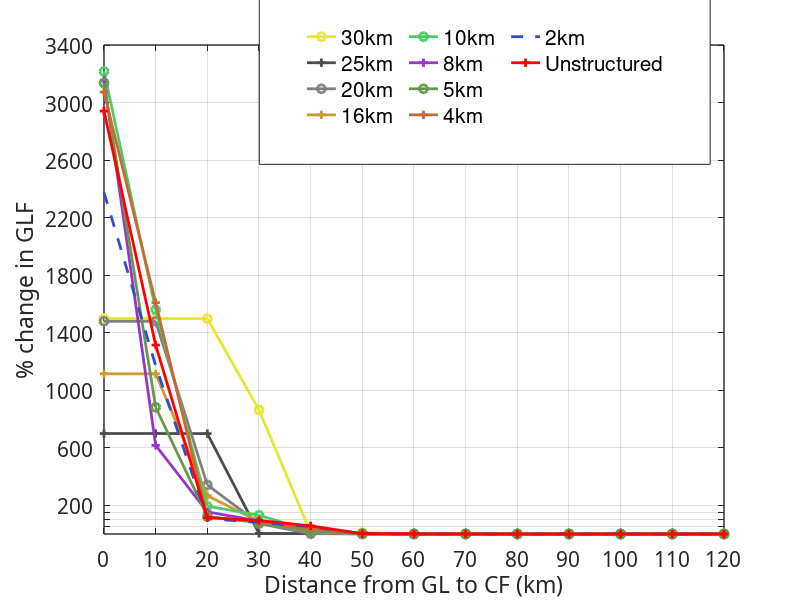

Source code (MATLAB):
custom_colors = [
    0.2, 0.3, 0.8;    % 鲜艳的蓝色
    0.8, 0.4, 0.2;    % 鲜艳的橙色
    0.4, 0.6, 0.3;    % 鲜艳的绿色

    0.6, 0.2, 0.8;    % 紫色
    0.3, 0.8, 0.4;    % 青色
    0.8, 0.6, 0.2;    % 橙色

    0.5, 0.5, 0.5;    % 中性灰色
    0.3, 0.3, 0.3;    % 深灰色
    0.9, 0.9, 0.2;    % 亮黄色
    0.1, 0.6, 0.5;    % 海蓝色
];

distanceFromGL2CF=[0,10,20,30,40,50,60,70,80,90,100,110,120];
km30=[14.9823,14.9820,14.9723,8.6267,0.0961,0.0950,0.0020,0.0014,0.0014,0.0010,0.0005,0.0000,0.0000];
km25=[6.9865,6.9858,6.9803, 0.0388,0.0372,0.0111,0.0021,0.0008,0.0008,0.0007,0.0003,0.0000,0.0000];
km20=[14.7891,14.7845,3.4095,0.7265,0.0168,0.0153,0.0012,0.0008,0.0008,0.0003,0.0003,0.0001,0.0000];
km16=[11.1364,11.1363,2.6655,0.8710,0.1759,0.0216,0.0009,0.0003,0.0003,0.0003,0.0002,0.0000,0.0000];
km10=[32.1635,15.5920,1.9368,1.3044,0.2075,0.0092,0.0040,0.0006,0.0002,0.0002,0.0001,0.0000,0.0000];
km8 = [31.5507,6.1655,1.5367,0.9044,0.2494,0.0125,0.0048,0.0004,0.0001,0.0000,0.0000,0.0000,0.0000];
km5 = [31.3504,8.8113,1.2181,0.7825,0.2367,0.0156,0.0046,0.0014,0.0001,0.0000,0.0000,0.0000,0.0000];
km4 = [30.7255,16.0845,1.1797,0.8333,0.3687,0.0143,0.0047,0.0021,0.0000,0.0001,0.0000,0.0000,0.0000];
km2 = [23.7538,11.7013,1.0677,0.8019,0.5089,0.0210,0.0058,0.0024,0.0001,0.0002,0.0001,0.0000,0.0000];
kmUnstructured = [29.4073,13.1372,1.1351,0.9388,0.5662,0.0219,0.0064,0.0027,0.0002,0.0002,0.0001,0.0000,0.0000];
figure
set(gcf,'color','w','position',[500 200 650 600]);
plot(distanceFromGL2CF, 100*km30,'Color',custom_colors(9,:), 'LineWidth', 2,'LineStyle','-','Marker','o');
hold on
plot(distanceFromGL2CF, 100*km25,'Color',custom_colors(8,:), 'LineWidth', 2,'LineStyle','-','Marker','+');
hold on
plot(distanceFromGL2CF, 100*km20,'Color',custom_colors(7,:), 'LineWidth', 2,'LineStyle','-','Marker','o');
hold on
plot(distanceFromGL2CF, 100*km16,'Color',custom_colors(6,:), 'LineWidth', 2,'LineStyle','-','Marker','+');
hold on
plot(distanceFromGL2CF, 100*km10,'Color',custom_colors(5,:), 'LineWidth', 2,'LineStyle','-','Marker','o');
hold on
plot(distanceFromGL2CF, 100*km8,'Color',custom_colors(4,:), 'LineWidth', 2,'LineStyle','-','Marker','+');
hold on
plot(distanceFromGL2CF, 100*km5,'Color',custom_colors(3,:), 'LineWidth', 2,'LineStyle','-','Marker','o');
hold on
plot(distanceFromGL2CF, 100*km4,'Color',custom_colors(2,:), 'LineWidth', 2,'LineStyle','-','Marker','+');
hold on
plot(distanceFromGL2CF, 100*km2,'Color',custom_colors(1,:), 'LineWidth', 2,'LineStyle','--','Marker','none');
hold on
plot(distanceFromGL2CF, 100*kmUnstructured,'Color','r', 'LineWidth', 2,'LineStyle','-','Marker','+');

xlabel('Distance from GL to CF (km)','Interpreter','tex','fontsize',15);
ylabel('% change in GLF','Interpreter','tex','fontsize',15);
ylim([0,3400]);
set(gca, 'ytick', [50 100 150 200 600 1000 1400 1800 2200 2600 3000 3400], 'yticklabel', {'','','','200','600','1000','1400','1800','2200','2600','3000','3400'});
xlim([0,120]);
xticks(0:10:120);
legend('30km','25km','20km','16km','10km', '8km','5km','4km','2km','Unstructured', 'northwest','fontsize',15);
set(gca,'linewidth',1,'fontsize',15,'fontweight','normal','fontname','time news roman');
set(gca, 'FontSize', 15,'fontname','time news roman');
set(legend,...
    'Position',[0.324102564102564 0.726111111111111 0.563589743589743 0.178055555555556],...
    'NumColumns',3,...
    'FontSize',15);
grid on;
path = 'E:\MATLAB\WQX\Project1\出图代码\原图直出';
print(gcf, fullfile(path, 'Calve.png'), '-dpng', '-r1000');